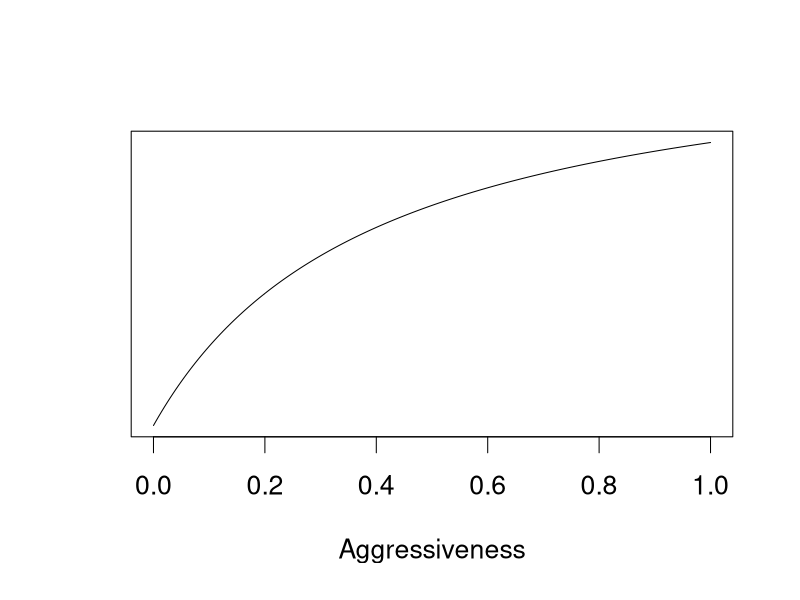
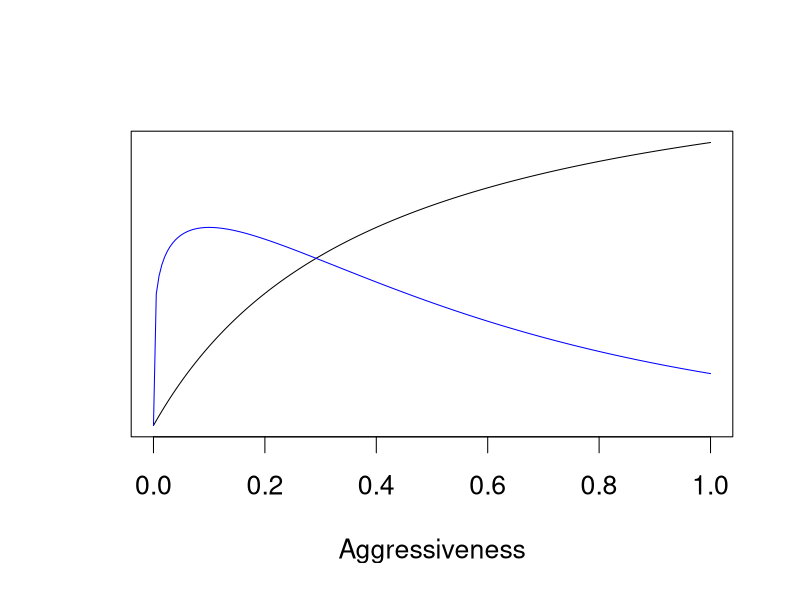
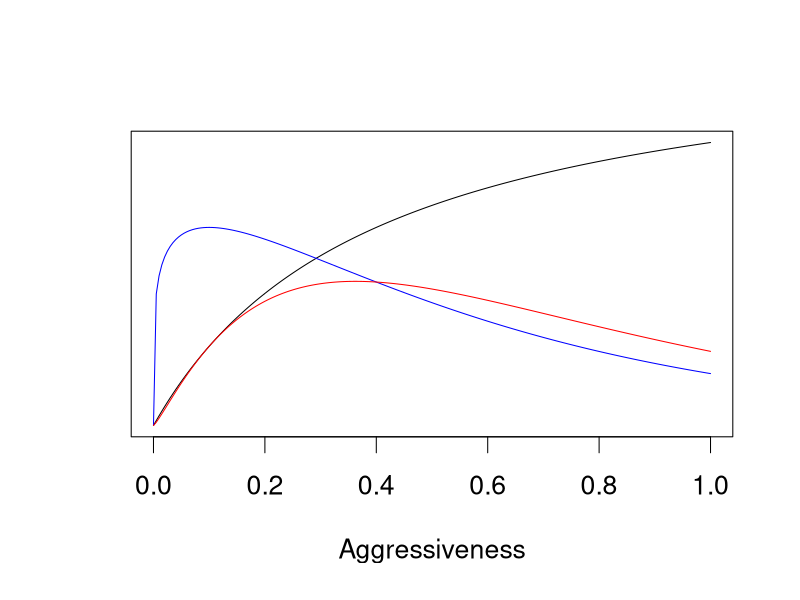
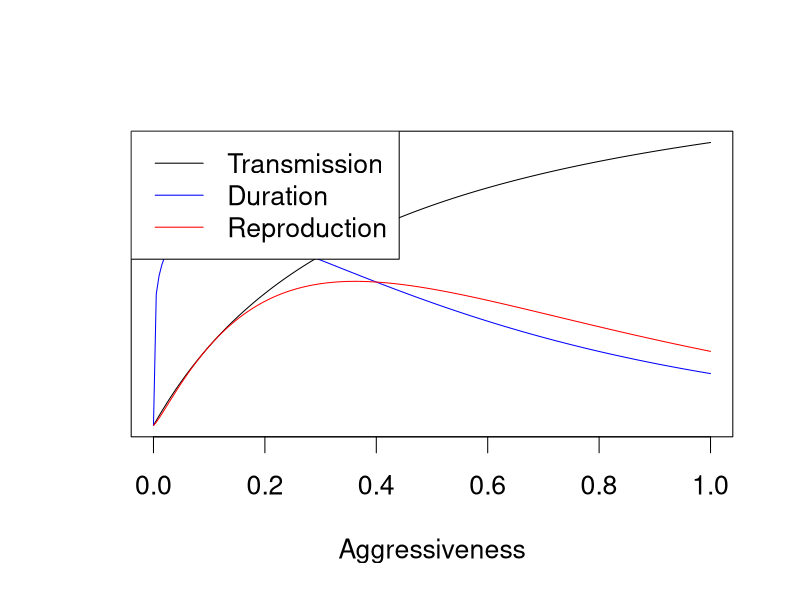

Source code (R) for these figures, in order:
par(cex=1.6)
steps <- 200

## Trans is a saturating function
transHalf <- 0.4
transMax <- 2

durHeight <- 1
durPeak <- 0.1
durDecay <- 0.5

agg <- (0:steps)/steps
trans <- transMax*agg/(transHalf+agg)

durShape <- durPeak/durDecay
durMult <- durHeight*exp(durShape)/durPeak^durShape
dur <- durMult*agg^durShape*exp(-agg/durDecay)

baseplot <- function(agg, trans){
	plot(agg, trans
		, type="l"
		, ylab ="", xlab="Aggressiveness"
		, yaxt = "n"
	)
	# axis(2, labels=FALSE)
}

baseplot(agg, trans)

baseplot(agg, trans)
lines(agg, dur, col="blue")

baseplot(agg, trans)
lines(agg, dur, col="blue")
lines(agg, dur*trans, col="red")

baseplot(agg, trans)
lines(agg, dur, col="blue")
lines(agg, dur*trans, col="red")
legend("topleft"
	, legend = c("Transmission", "Duration", "Reproduction")
	, col = c("black", "blue", "red")
	, lty=1
)


